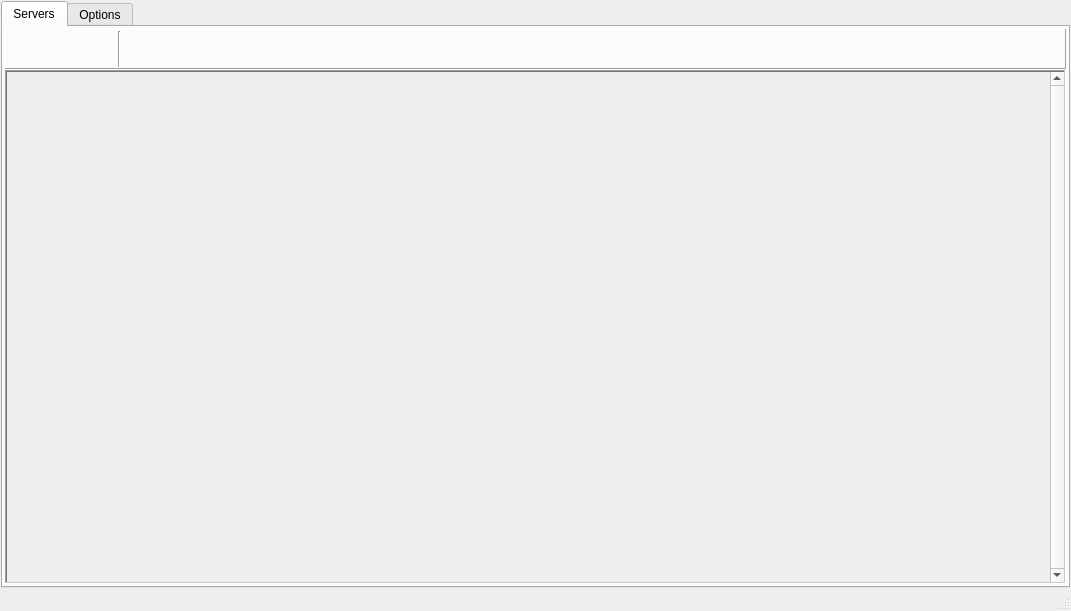
<?xml version="1.0" encoding="UTF-8"?>
<ui version="4.0">
 <class>MainWindow</class>
 <widget class="QMainWindow" name="MainWindow">
  <property name="geometry">
   <rect>
    <x>0</x>
    <y>0</y>
    <width>1071</width>
    <height>611</height>
   </rect>
  </property>
  <property name="windowTitle">
   <string>Zandronum Launcher</string>
  </property>
  <widget class="QWidget" name="centralWidget">
   <layout class="QHBoxLayout" name="horizontalLayout_2">
    <property name="spacing">
     <number>2</number>
    </property>
    <property name="leftMargin">
     <number>1</number>
    </property>
    <property name="topMargin">
     <number>1</number>
    </property>
    <property name="rightMargin">
     <number>1</number>
    </property>
    <property name="bottomMargin">
     <number>1</number>
    </property>
    <item>
     <widget class="QTabWidget" name="tabWidget">
      <property name="tabShape">
       <enum>QTabWidget::Rounded</enum>
      </property>
      <property name="currentIndex">
       <number>0</number>
      </property>
      <property name="elideMode">
       <enum>Qt::ElideNone</enum>
      </property>
      <property name="usesScrollButtons">
       <bool>false</bool>
      </property>
      <widget class="QWidget" name="servers">
       <attribute name="title">
        <string>Servers</string>
       </attribute>
       <layout class="QVBoxLayout" name="verticalLayout_2">
        <property name="spacing">
         <number>1</number>
        </property>
        <property name="leftMargin">
         <number>2</number>
        </property>
        <property name="topMargin">
         <number>2</number>
        </property>
        <property name="rightMargin">
         <number>2</number>
        </property>
        <property name="bottomMargin">
         <number>2</number>
        </property>
        <item>
         <widget class="QFrame" name="serverToolbar">
          <property name="minimumSize">
           <size>
            <width>0</width>
            <height>40</height>
           </size>
          </property>
          <property name="maximumSize">
           <size>
            <width>16777215</width>
            <height>40</height>
           </size>
          </property>
          <property name="frameShape">
           <enum>QFrame::Panel</enum>
          </property>
          <property name="frameShadow">
           <enum>QFrame::Raised</enum>
          </property>
          <layout class="QHBoxLayout" name="horizontalLayout">
           <property name="spacing">
            <number>1</number>
           </property>
           <property name="leftMargin">
            <number>1</number>
           </property>
           <property name="topMargin">
            <number>1</number>
           </property>
           <property name="rightMargin">
            <number>1</number>
           </property>
           <property name="bottomMargin">
            <number>1</number>
           </property>
           <item>
            <widget class="QToolButton" name="servers_update">
             <property name="minimumSize">
              <size>
               <width>36</width>
               <height>36</height>
              </size>
             </property>
             <property name="maximumSize">
              <size>
               <width>36</width>
               <height>36</height>
              </size>
             </property>
             <property name="text">
              <string/>
             </property>
             <property name="icon">
              <iconset resource="resources.qrc">
               <normaloff>:/resources/icons/RA_normal.png</normaloff>
               <activeoff>:/resources/icons/RA_hover.png</activeoff>:/resources/icons/RA_normal.png</iconset>
             </property>
             <property name="iconSize">
              <size>
               <width>32</width>
               <height>32</height>
              </size>
             </property>
             <property name="autoRaise">
              <bool>true</bool>
             </property>
            </widget>
           </item>
           <item>
            <widget class="QToolButton" name="servers_updateShown">
             <property name="minimumSize">
              <size>
               <width>36</width>
               <height>36</height>
              </size>
             </property>
             <property name="maximumSize">
              <size>
               <width>36</width>
               <height>36</height>
              </size>
             </property>
             <property name="text">
              <string/>
             </property>
             <property name="icon">
              <iconset resource="resources.qrc">
               <normaloff>:/resources/icons/RF_normal.png</normaloff>
               <activeoff>:/resources/icons/RF_hover.png</activeoff>:/resources/icons/RF_normal.png</iconset>
             </property>
             <property name="iconSize">
              <size>
               <width>32</width>
               <height>32</height>
              </size>
             </property>
             <property name="autoRaise">
              <bool>true</bool>
             </property>
            </widget>
           </item>
           <item>
            <widget class="QToolButton" name="servers_updateCurrent">
             <property name="minimumSize">
              <size>
               <width>36</width>
               <height>36</height>
              </size>
             </property>
             <property name="maximumSize">
              <size>
               <width>36</width>
               <height>36</height>
              </size>
             </property>
             <property name="text">
              <string/>
             </property>
             <property name="icon">
              <iconset resource="resources.qrc">
               <normaloff>:/resources/icons/RC_normal.png</normaloff>
               <activeoff>:/resources/icons/RC_hover.png</activeoff>:/resources/icons/RC_normal.png</iconset>
             </property>
             <property name="iconSize">
              <size>
               <width>32</width>
               <height>32</height>
              </size>
             </property>
             <property name="autoRaise">
              <bool>true</bool>
             </property>
            </widget>
           </item>
           <item>
            <widget class="Line" name="line_2">
             <property name="orientation">
              <enum>Qt::Vertical</enum>
             </property>
            </widget>
           </item>
           <item>
            <widget class="QToolButton" name="servers_setupFilters">
             <property name="minimumSize">
              <size>
               <width>36</width>
               <height>36</height>
              </size>
             </property>
             <property name="maximumSize">
              <size>
               <width>36</width>
               <height>36</height>
              </size>
             </property>
             <property name="text">
              <string/>
             </property>
             <property name="icon">
              <iconset resource="resources.qrc">
               <normaloff>:/resources/icons/filter_normal.png</normaloff>
               <normalon>:/resources/icons/filter_normal.png</normalon>
               <disabledon>:/resources/icons/filter_normal.png</disabledon>
               <activeoff>:/resources/icons/filter_hover.png</activeoff>
               <activeon>:/resources/icons/filter_hover.png</activeon>
               <selectedon>:/resources/icons/filter_normal.png</selectedon>:/resources/icons/filter_normal.png</iconset>
             </property>
             <property name="iconSize">
              <size>
               <width>32</width>
               <height>32</height>
              </size>
             </property>
             <property name="shortcut">
              <string>Ctrl+S</string>
             </property>
             <property name="autoRaise">
              <bool>true</bool>
             </property>
            </widget>
           </item>
           <item>
            <spacer name="horizontalSpacer">
             <property name="orientation">
              <enum>Qt::Horizontal</enum>
             </property>
             <property name="sizeHint" stdset="0">
              <size>
               <width>1017</width>
               <height>20</height>
              </size>
             </property>
            </spacer>
           </item>
          </layout>
         </widget>
        </item>
        <item>
         <widget class="ServerScroller" name="serverScroller">
          <property name="frameShape">
           <enum>QFrame::WinPanel</enum>
          </property>
          <property name="verticalScrollBarPolicy">
           <enum>Qt::ScrollBarAlwaysOn</enum>
          </property>
          <property name="widgetResizable">
           <bool>true</bool>
          </property>
          <widget class="QWidget" name="serverScrollerWidgetContents">
           <property name="geometry">
            <rect>
             <x>0</x>
             <y>0</y>
             <width>1041</width>
             <height>501</height>
            </rect>
           </property>
           <layout class="QVBoxLayout" name="verticalLayout_3">
            <property name="spacing">
             <number>0</number>
            </property>
            <property name="leftMargin">
             <number>0</number>
            </property>
            <property name="topMargin">
             <number>0</number>
            </property>
            <property name="rightMargin">
             <number>0</number>
            </property>
            <property name="bottomMargin">
             <number>0</number>
            </property>
            <item>
             <widget class="ServerList" name="serverList" native="true"/>
            </item>
           </layout>
          </widget>
         </widget>
        </item>
       </layout>
      </widget>
      <widget class="QWidget" name="options">
       <attribute name="title">
        <string>Options</string>
       </attribute>
       <layout class="QHBoxLayout" name="horizontalLayout_3">
        <property name="spacing">
         <number>4</number>
        </property>
        <property name="leftMargin">
         <number>2</number>
        </property>
        <property name="topMargin">
         <number>2</number>
        </property>
        <property name="rightMargin">
         <number>2</number>
        </property>
        <property name="bottomMargin">
         <number>2</number>
        </property>
        <item>
         <widget class="QTreeWidget" name="optionsTree">
          <property name="minimumSize">
           <size>
            <width>270</width>
            <height>0</height>
           </size>
          </property>
          <property name="maximumSize">
           <size>
            <width>270</width>
            <height>16777215</height>
           </size>
          </property>
          <property name="alternatingRowColors">
           <bool>true</bool>
          </property>
          <property name="itemsExpandable">
           <bool>false</bool>
          </property>
          <property name="headerHidden">
           <bool>true</bool>
          </property>
          <property name="expandsOnDoubleClick">
           <bool>false</bool>
          </property>
          <column>
           <property name="text">
            <string>1</string>
           </property>
          </column>
          <item>
           <property name="text">
            <string>Appearance</string>
           </property>
          </item>
         </widget>
        </item>
        <item>
         <widget class="QStackedWidget" name="optionsPages">
          <widget class="QWidget" name="optionsAppearance">
           <layout class="QVBoxLayout" name="verticalLayout_5">
            <property name="spacing">
             <number>2</number>
            </property>
            <property name="leftMargin">
             <number>4</number>
            </property>
            <property name="topMargin">
             <number>4</number>
            </property>
            <property name="rightMargin">
             <number>4</number>
            </property>
            <property name="bottomMargin">
             <number>4</number>
            </property>
            <item>
             <widget class="QLabel" name="label">
              <property name="font">
               <font>
                <pointsize>16</pointsize>
               </font>
              </property>
              <property name="frameShape">
               <enum>QFrame::Panel</enum>
              </property>
              <property name="frameShadow">
               <enum>QFrame::Sunken</enum>
              </property>
              <property name="text">
               <string>Appearance</string>
              </property>
              <property name="margin">
               <number>6</number>
              </property>
             </widget>
            </item>
            <item>
             <widget class="Line" name="line">
              <property name="orientation">
               <enum>Qt::Horizontal</enum>
              </property>
             </widget>
            </item>
            <item>
             <widget class="QGroupBox" name="groupBox">
              <property name="title">
               <string>General</string>
              </property>
              <layout class="QVBoxLayout" name="verticalLayout">
               <property name="spacing">
                <number>2</number>
               </property>
               <property name="leftMargin">
                <number>4</number>
               </property>
               <property name="topMargin">
                <number>4</number>
               </property>
               <property name="rightMargin">
                <number>4</number>
               </property>
               <property name="bottomMargin">
                <number>4</number>
               </property>
               <item>
                <widget class="QLabel" name="label_2">
                 <property name="text">
                  <string>Ping preferences:</string>
                 </property>
                </widget>
               </item>
               <item>
                <layout class="QHBoxLayout" name="horizontalLayout_4">
                 <item>
                  <widget class="QLabel" name="label_3">
                   <property name="text">
                    <string>Good:</string>
                   </property>
                  </widget>
                 </item>
                 <item>
                  <widget class="QSpinBox" name="optionsAppearance_pingGood">
                   <property name="minimumSize">
                    <size>
                     <width>64</width>
                     <height>0</height>
                    </size>
                   </property>
                   <property name="minimum">
                    <number>1</number>
                   </property>
                  </widget>
                 </item>
                 <item>
                  <spacer name="horizontalSpacer_3">
                   <property name="orientation">
                    <enum>Qt::Horizontal</enum>
                   </property>
                   <property name="sizeType">
                    <enum>QSizePolicy::Fixed</enum>
                   </property>
                   <property name="sizeHint" stdset="0">
                    <size>
                     <width>40</width>
                     <height>20</height>
                    </size>
                   </property>
                  </spacer>
                 </item>
                 <item>
                  <widget class="QLabel" name="label_4">
                   <property name="text">
                    <string>Acceptable:</string>
                   </property>
                  </widget>
                 </item>
                 <item>
                  <widget class="QSpinBox" name="optionsAppearance_pingBad">
                   <property name="minimumSize">
                    <size>
                     <width>64</width>
                     <height>0</height>
                    </size>
                   </property>
                   <property name="maximum">
                    <number>5000</number>
                   </property>
                  </widget>
                 </item>
                 <item>
                  <spacer name="horizontalSpacer_2">
                   <property name="orientation">
                    <enum>Qt::Horizontal</enum>
                   </property>
                   <property name="sizeHint" stdset="0">
                    <size>
                     <width>40</width>
                     <height>20</height>
                    </size>
                   </property>
                  </spacer>
                 </item>
                </layout>
               </item>
               <item>
                <widget class="QCheckBox" name="optionsAppearance_smoothPing">
                 <property name="text">
                  <string>Smooth ping colour transition</string>
                 </property>
                </widget>
               </item>
               <item>
                <widget class="QCheckBox" name="optionsAppearance_classicView">
                 <property name="text">
                  <string>Use classic view</string>
                 </property>
                </widget>
               </item>
               <item>
                <widget class="QCheckBox" name="optionsAppearance_noHover">
                 <property name="text">
                  <string>Disable mouseover highlighting</string>
                 </property>
                </widget>
               </item>
               <item>
                <widget class="QCheckBox" name="optionsAppearance_animateRefresh">
                 <property name="text">
                  <string>Animated server refresh</string>
                 </property>
                </widget>
               </item>
              </layout>
             </widget>
            </item>
            <item>
             <widget class="QGroupBox" name="groupBox_2">
              <property name="title">
               <string>Classic view</string>
              </property>
              <layout class="QVBoxLayout" name="verticalLayout_4">
               <property name="spacing">
                <number>2</number>
               </property>
               <property name="leftMargin">
                <number>4</number>
               </property>
               <property name="topMargin">
                <number>4</number>
               </property>
               <property name="rightMargin">
                <number>4</number>
               </property>
               <property name="bottomMargin">
                <number>4</number>
               </property>
               <item>
                <widget class="QCheckBox" name="optionsAppearance_playersTop">
                 <property name="text">
                  <string>Move active servers to the top</string>
                 </property>
                </widget>
               </item>
               <item>
                <widget class="QCheckBox" name="optionsAppearance_playersSorting">
                 <property name="text">
                  <string>Additional sorting by players column</string>
                 </property>
                </widget>
               </item>
               <item>
                <widget class="QCheckBox" name="optionsAppearance_noGrid">
                 <property name="text">
                  <string>Disable grid</string>
                 </property>
                </widget>
               </item>
               <item>
                <widget class="QCheckBox" name="optionsAppearance_fullGrid">
                 <property name="text">
                  <string>Show full grid (with horizontal separators)</string>
                 </property>
                </widget>
               </item>
              </layout>
             </widget>
            </item>
            <item>
             <spacer name="verticalSpacer">
              <property name="orientation">
               <enum>Qt::Vertical</enum>
              </property>
              <property name="sizeHint" stdset="0">
               <size>
                <width>20</width>
                <height>280</height>
               </size>
              </property>
             </spacer>
            </item>
           </layout>
          </widget>
         </widget>
        </item>
       </layout>
      </widget>
     </widget>
    </item>
   </layout>
  </widget>
  <widget class="QMenuBar" name="menuBar">
   <property name="geometry">
    <rect>
     <x>0</x>
     <y>0</y>
     <width>1071</width>
     <height>18</height>
    </rect>
   </property>
  </widget>
  <widget class="QStatusBar" name="statusBar"/>
 </widget>
 <layoutdefault spacing="6" margin="11"/>
 <customwidgets>
  <customwidget>
   <class>ServerScroller</class>
   <extends>QScrollArea</extends>
   <header>serverscroller.h</header>
   <container>1</container>
  </customwidget>
  <customwidget>
   <class>ServerList</class>
   <extends>QWidget</extends>
   <header>serverlist.h</header>
   <container>1</container>
  </customwidget>
 </customwidgets>
 <resources>
  <include location="resources.qrc"/>
 </resources>
 <connections/>
</ui>
